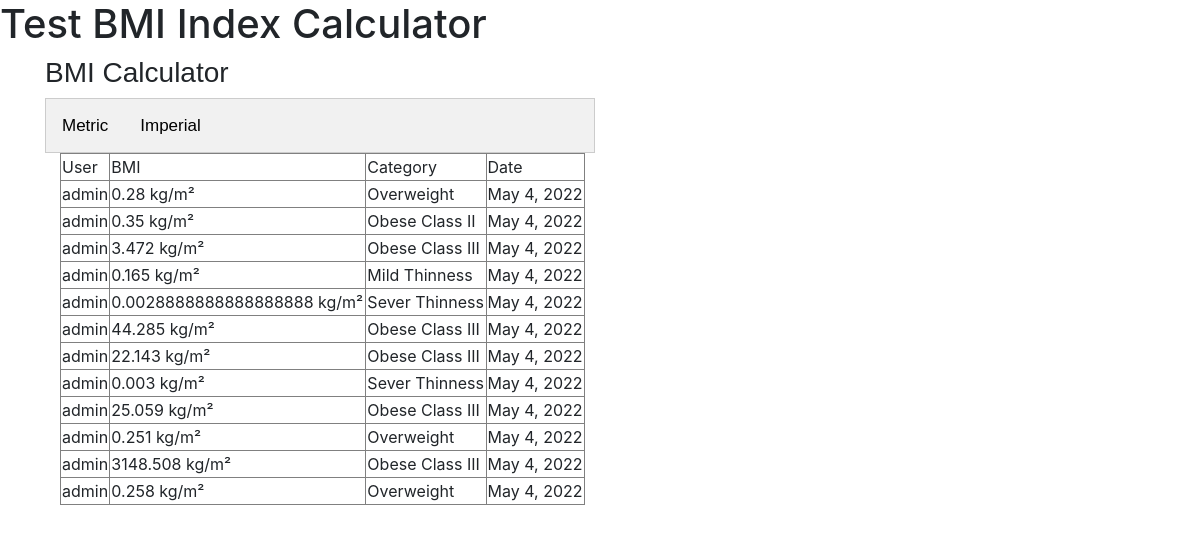
Before: / with the older database file.
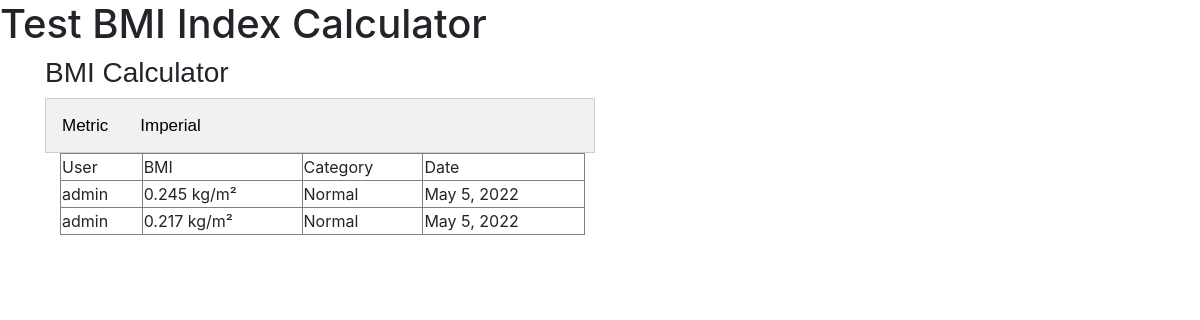
After: the same page with the newer database file.
### bmi/models.py (models this page shows, shortened)
class Bmi(models.Model):
    user=models.ForeignKey(User, on_delete=models.CASCADE)
    weight = models.FloatField()
    height = models.FloatField()
    bmi = models.FloatField()
    trackDate = models.DateField(auto_now_add=True)
    def status(self):
        if self.bmi < 0.16:
            state = "Sever Thinness"
            return state
        elif self.bmi >= 0.16 and self.bmi < 0.18:
            state = "Mild Thinness"
            return state
        elif self.bmi >= 0.18 and self.bmi < 0.25:
            state = "Normal"
            return state
        elif self.bmi >= 0.25 and self.bmi < 0.30:
            state = "Overweight"
            return state
        elif self.bmi >= 0.30 and self.bmi < 0.35:
            state = "Obese Class I"
            return state
        elif self.bmi >= 0.35 and self.bmi < 0.40:
            state = "Obese Class II"
            return state
        elif self.bmi >= 0.40:
            state = "Obese Class III"
            return state

### bmi/views.py (the view, shortened to what this page needs)
# urls.py: path('', indexView.as_view(), name="index-view")
class indexView(CreateView):
    model = Bmi
    fields = ['height', 'weight']
    template_name = 'bmi/index.html'
    success_url = '/'
    def get_context_data(self, **kwargs):
        context = super().get_context_data(**kwargs)
        context['page'] = 'index'
        state = Bmi.objects.all()
        context['track_list'] = state
        return context

### bmi/templates/bmi/index.html (shortened to what this page needs)
{% extends 'base.html' %}
{% block content %}
<h1>Test BMI Index Calculator</h1>
<div class="container">
    <div class="form-row">
        <div class="col-md-6 col-sm-12 col-xs-12">
            <div class="tab-bmi">
                <h3>BMI Calculator</h3>
                <div class="tab">
                    <button  class="tablinks" onclick="openUnit(event, 'metric')">Metric</button>
                    <button  class="tablinks" onclick="openUnit(event, 'imperial')">Imperial</button>
                </div>
                  </div>
                </div>
            </div>
        </div>
<div class="container">
    {% if page == "index"  %}
    <div class="table-row">
        <div class="col-md-6 col-sm-12 col-xs-12">
            <table style="width:100%" border="1px solid">
                <tr>
                  <td>User</td>
                  <td>BMI</td>
                  <td>Category</td>
                  <td>Date</td>
                </tr>
                {% for data in track_list %}
                <tr>
                  <td>{{data.user}}</td>
                  <td>{{data.bmi}} kg/m²</td>
                  <td>{{data.status}}</td>
                  <td>{{data.trackDate}}</td>
                </tr>
                {% endfor %}
              </table>
        </div>
    </div>
    {% endif %}
</div>
{% endblock %}

### templates/base.html (shortened to what this page needs)
{% load static %}
<!doctype html>
<html lang="en">
  <head>
    <link rel="stylesheet" href="https://stackpath.bootstrapcdn.com/bootstrap/4.3.1/css/bootstrap.min.css">
  </head>
  <body>
    {% block content %}
    {% endblock content %}
    <link rel="stylesheet" href="{% static 'css/custom.css' %}" type="text/css" />
  </body>
</html>

### static/css/custom.css (style rules this page uses)
.tab-bmi { font-family: Arial; }
.tab-bmi .tab { overflow:hidden; border:1px solid #ccc; background-color:#f1f1f1; }
.tab-bmi .tab button { background-color: inherit; float:left; border:none; cursor:pointer; outline:none; padding:14px 16px; transition: 0.3s; font-size: 17px; }

Changed rows visible on the page:
removed Bmi: user "admin", bmi "0.28", status "Overweight", trackDate "May 4, 2022"
removed Bmi: user "admin", bmi "0.35", status "Obese Class II", trackDate "May 4, 2022"
removed Bmi: user "admin", bmi "3.472", status "Obese Class III", trackDate "May 4, 2022"
removed Bmi: user "admin", bmi "0.165", status "Mild Thinness", trackDate "May 4, 2022"
removed Bmi: user "admin", bmi "0.0028888888888888888", status "Sever Thinness", trackDate "May 4, 2022"
removed Bmi: user "admin", bmi "44.285", status "Obese Class III", trackDate "May 4, 2022"
removed Bmi: user "admin", bmi "22.143", status "Obese Class III", trackDate "May 4, 2022"
removed Bmi: user "admin", bmi "0.003", status "Sever Thinness", trackDate "May 4, 2022"
removed Bmi: user "admin", bmi "25.059", status "Obese Class III", trackDate "May 4, 2022"
removed Bmi: user "admin", bmi "0.251", status "Overweight", trackDate "May 4, 2022"
removed Bmi: user "admin", bmi "3148.508", status "Obese Class III", trackDate "May 4, 2022"
removed Bmi: user "admin", bmi "0.258", status "Overweight", trackDate "May 4, 2022"
added Bmi: user "admin", bmi "0.245", status "Normal", trackDate "May 5, 2022"
added Bmi: user "admin", bmi "0.217", status "Normal", trackDate "May 5, 2022"
